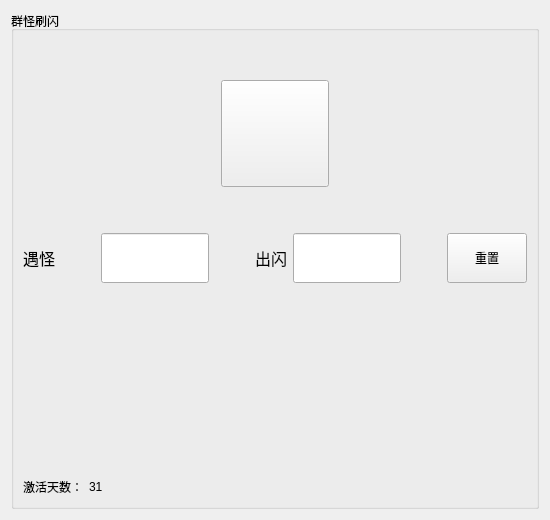
         <widget class="QWidget" name="tab_4">
          <attribute name="icon">
           <iconset>
            <normaloff>assets/PNG/pokeballs.png</normaloff>assets/PNG/pokeballs.png</iconset>
          </attribute>
          <attribute name="title">
           <string/>
          </attribute>
          <layout class="QVBoxLayout" name="verticalLayout_13">
           <item>
            <widget class="QGroupBox" name="groupA1_4">
             <property name="title">
              <string>群怪刷闪</string>
             </property>
             <layout class="QVBoxLayout" name="verticalLayout_11">
              <item>
               <layout class="QHBoxLayout" name="horizontalLayout_32">
                <item>
                 <layout class="QGridLayout" name="gridLayout_7" rowstretch="1,4,1" columnstretch="1,4,1">
                  <property name="sizeConstraint">
                   <enum>QLayout::SizeConstraint::SetNoConstraint</enum>
                  </property>
                  <item row="2" column="1">
                   <spacer name="verticalSpacer_15">
                    <property name="orientation">
                     <enum>Qt::Orientation::Vertical</enum>
                    </property>
                    <property name="sizeHint" stdset="0">
                     <size>
                      <width>20</width>
                      <height>40</height>
                     </size>
                    </property>
                   </spacer>
                  </item>
                  <item row="0" column="1">
                   <spacer name="verticalSpacer_14">
                    <property name="orientation">
                     <enum>Qt::Orientation::Vertical</enum>
                    </property>
                    <property name="sizeHint" stdset="0">
                     <size>
                      <width>20</width>
                      <height>40</height>
                     </size>
                    </property>
                   </spacer>
                  </item>
                  <item row="1" column="1">
                   <widget class="QToolButton" name="toolButton_64">
                    <property name="sizePolicy">
                     <sizepolicy hsizetype="Maximum" vsizetype="Maximum">
                      <horstretch>0</horstretch>
                      <verstretch>0</verstretch>
                     </sizepolicy>
                    </property>
                    <property name="minimumSize">
                     <size>
                      <width>100</width>
                      <height>100</height>
                     </size>
                    </property>
                    <property name="text">
                     <string/>
                    </property>
                    <property name="icon">
                     <iconset>
                      <normaloff>assets/PNG/start.png</normaloff>assets/PNG/start.png</iconset>
                    </property>
                    <property name="iconSize">
                     <size>
                      <width>100</width>
                      <height>100</height>
                     </size>
                    </property>
                   </widget>
                  </item>
                  <item row="1" column="2">
                   <spacer name="horizontalSpacer_45">
                    <property name="orientation">
                     <enum>Qt::Orientation::Horizontal</enum>
                    </property>
                    <property name="sizeHint" stdset="0">
                     <size>
                      <width>40</width>
                      <height>20</height>
                     </size>
                    </property>
                   </spacer>
                  </item>
                  <item row="1" column="0">
                   <spacer name="horizontalSpacer_46">
                    <property name="orientation">
                     <enum>Qt::Orientation::Horizontal</enum>
                    </property>
                    <property name="sizeHint" stdset="0">
                     <size>
                      <width>40</width>
                      <height>20</height>
                     </size>
                    </property>
                   </spacer>
                  </item>
                 </layout>
                </item>
               </layout>
              </item>
              <item>
               <layout class="QHBoxLayout" name="horizontalLayout_37">
                <item>
                 <widget class="QLabel" name="label_29">
                  <property name="font">
                   <font>
                    <pointsize>12</pointsize>
                   </font>
                  </property>
                  <property name="text">
                   <string>遇怪</string>
                  </property>
                 </widget>
                </item>
                <item>
                 <spacer name="horizontalSpacer_47">
                  <property name="orientation">
                   <enum>Qt::Orientation::Horizontal</enum>
                  </property>
                  <property name="sizeHint" stdset="0">
                   <size>
                    <width>40</width>
                    <height>20</height>
                   </size>
                  </property>
                 </spacer>
                </item>
                <item>
                 <widget class="QLineEdit" name="lineEdit_9">
                  <property name="sizePolicy">
                   <sizepolicy hsizetype="Maximum" vsizetype="Maximum">
                    <horstretch>0</horstretch>
                    <verstretch>0</verstretch>
                   </sizepolicy>
                  </property>
                  <property name="minimumSize">
                   <size>
                    <width>100</width>
                    <height>50</height>
                   </size>
                  </property>
                 </widget>
                </item>
                <item>
                 <spacer name="horizontalSpacer_48">
                  <property name="orientation">
                   <enum>Qt::Orientation::Horizontal</enum>
                  </property>
                  <property name="sizeHint" stdset="0">
                   <size>
                    <width>40</width>
                    <height>20</height>
                   </size>
                  </property>
                 </spacer>
                </item>
                <item>
                 <widget class="QLabel" name="label_30">
                  <property name="font">
                   <font>
                    <pointsize>12</pointsize>
                   </font>
                  </property>
                  <property name="text">
                   <string>出闪</string>
                  </property>
                 </widget>
                </item>
                <item>
                 <widget class="QLineEdit" name="lineEdit_10">
                  <property name="sizePolicy">
                   <sizepolicy hsizetype="Expanding" vsizetype="Maximum">
                    <horstretch>0</horstretch>
                    <verstretch>0</verstretch>
                   </sizepolicy>
                  </property>
                  <property name="minimumSize">
                   <size>
                    <width>100</width>
                    <height>50</height>
                   </size>
                  </property>
                 </widget>
                </item>
                <item>
                 <spacer name="horizontalSpacer_49">
                  <property name="orientation">
                   <enum>Qt::Orientation::Horizontal</enum>
                  </property>
                  <property name="sizeHint" stdset="0">
                   <size>
                    <width>40</width>
                    <height>20</height>
                   </size>
                  </property>
                 </spacer>
                </item>
                <item>
                 <widget class="QPushButton" name="pushButton_5">
                  <property name="sizePolicy">
                   <sizepolicy hsizetype="Minimum" vsizetype="Maximum">
                    <horstretch>0</horstretch>
                    <verstretch>0</verstretch>
                   </sizepolicy>
                  </property>
                  <property name="minimumSize">
                   <size>
                    <width>0</width>
                    <height>50</height>
                   </size>
                  </property>
                  <property name="text">
                   <string>重置</string>
                  </property>
                 </widget>
                </item>
               </layout>
              </item>
              <item>
               <spacer name="verticalSpacer_16">
                <property name="orientation">
                 <enum>Qt::Orientation::Vertical</enum>
                </property>
                <property name="sizeHint" stdset="0">
                 <size>
                  <width>20</width>
                  <height>188</height>
                 </size>
                </property>
               </spacer>
              </item>
              <item>
               <layout class="QHBoxLayout" name="horizontalLayout_38" stretch="1,1,10">
                <item>
                 <widget class="QLabel" name="label_31">
                  <property name="sizePolicy">
                   <sizepolicy hsizetype="Fixed" vsizetype="Preferred">
                    <horstretch>0</horstretch>
                    <verstretch>0</verstretch>
                   </sizepolicy>
                  </property>
                  <property name="text">
                   <string>激活天数：</string>
                  </property>
                 </widget>
                </item>
                <item>
                 <widget class="QLabel" name="label_32">
                  <property name="sizePolicy">
                   <sizepolicy hsizetype="Fixed" vsizetype="Preferred">
                    <horstretch>0</horstretch>
                    <verstretch>0</verstretch>
                   </sizepolicy>
                  </property>
                  <property name="text">
                   <string>31</string>
                  </property>
                 </widget>
                </item>
                <item>
                 <spacer name="horizontalSpacer_50">
                  <property name="orientation">
                   <enum>Qt::Orientation::Horizontal</enum>
                  </property>
                  <property name="sizeHint" stdset="0">
                   <size>
                    <width>40</width>
                    <height>20</height>
                   </size>
                  </property>
                 </spacer>
                </item>
               </layout>
              </item>
             </layout>
            </widget>
           </item>
          </layout>
         </widget>
